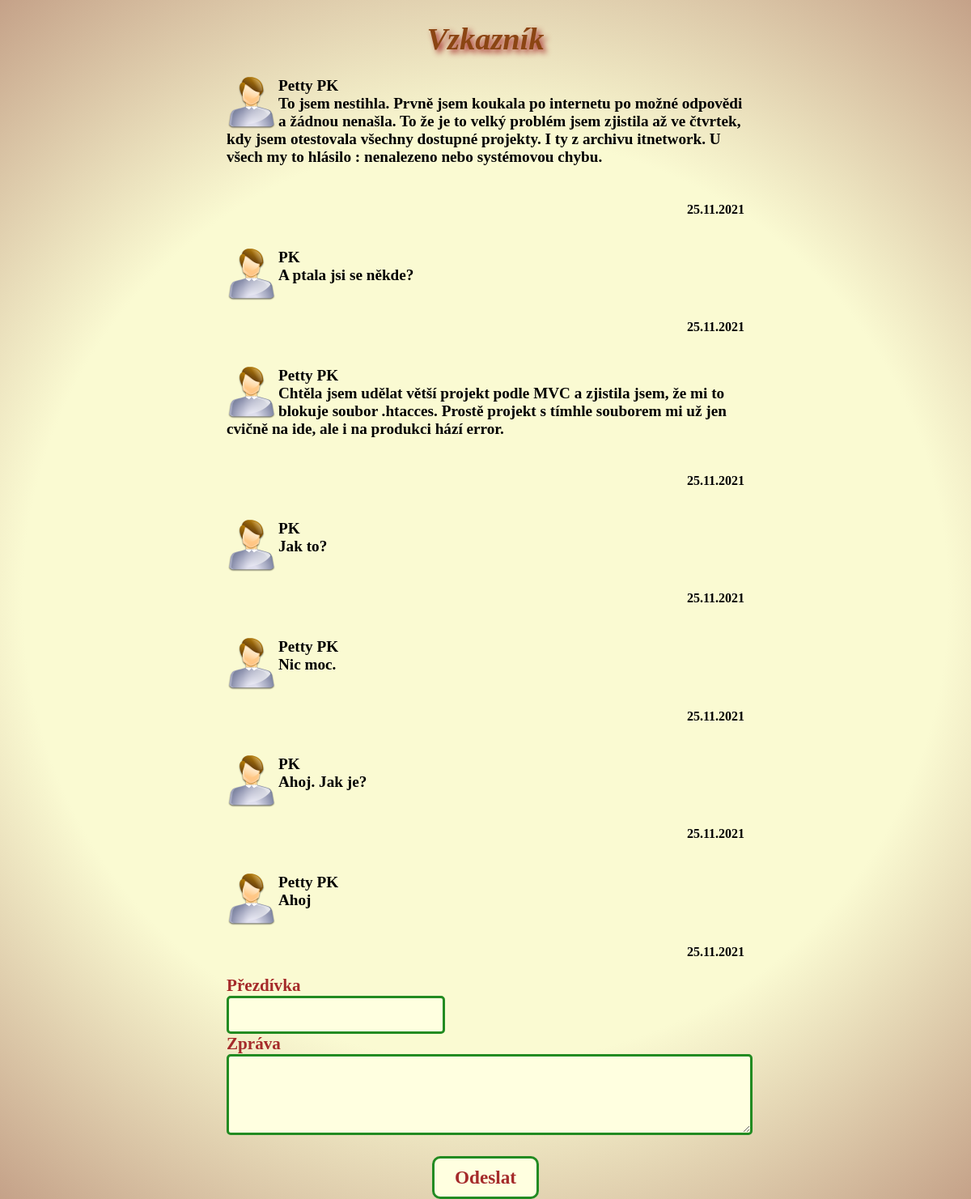
The page / on the database its author committed.
### tables this page shows
CREATE TABLE `zprava` (
  `zprava` int(11) NOT NULL,
  `prezdivka` varchar(40) NOT NULL,
  `obsah` text NOT NULL,
  `odeslano` datetime NOT NULL
);

### Databaze.php (called while the page is built)
<?php
class Databaze {
	private static $spojeni;
	private static $nastaveni = Array(
		PDO::ATTR_ERRMODE => PDO::ERRMODE_EXCEPTION,
		PDO::MYSQL_ATTR_INIT_COMMAND => "SET NAMES utf8",
		PDO::ATTR_EMULATE_PREPARES => false,
	);
	public static function pripoj($host, $uzivatel, $heslo, $databaze) {
		if (!isset(self::$spojeni)) {
			self::$spojeni = @new PDO(
				"mysql:host=$host;dbname=$databaze",
				$uzivatel,
				$heslo,
				self::$nastaveni
			);
		}
		return self::$spojeni;
	}
	public static function dotaz($sql, $parametry = array()) {
		$dotaz = self::$spojeni->prepare($sql);
		$dotaz->execute($parametry);
		return $dotaz;
	}
}

### Diskuze.php (the view, shortened to what this page needs)
<?php
class Diskuze {
	private $smajlici = array(
		':-)' => '<img src = "smajliky/smile.png">',
		':)' => '<img src = "smajliky/smile.png">',
		':-(' => '<img src = "smajliky/unhappy.png">',
		':(' => '<img src = "smajliky/unhappy.png">',
		':-D' => '<img src = "smajliky/grin.png">',
		':D' => '<img src = "smajliky/grin.png">',
		':-P' => '<img src = "smajliky/tongue.png">',
		':P' => '<img src = "smajliky/tongue.png">',
		':-O' => '<img src = "smajliky/suprised.png">',
		':O' => '<img src = "smajliky/suprised.png">',
		';-D' => '<img src = "smajliky/wink.png">',
		';D' => '<img src = "smajliky/wink.png">',
	);
	private function zformatujZpravu($zprava)
	{
		$zprava = htmlspecialchars($zprava);
		$zprava = strtr($zprava, $this->smajlici);
		$zprava = nl2br($zprava);
		return $zprava;
	}
	public function vypis()
	{
		$vysledek = Databaze::dotaz('SELECT * FROM `zprava` ORDER BY `odeslano` DESC LIMIT 10');
		$zpravy = $vysledek->fetchAll();
		foreach ($zpravy as $zprava)
		{
			echo('<p><img src="avatar.png" alt="avatar" style="float: left;"><strong>' . htmlspecialchars($zprava['prezdivka']) . '</strong><br />');
			echo($this->zformatujZpravu($zprava['obsah']) . '<br /><br />');
			echo('<p style="text-align: right;"><small>' . date("j.m.Y", strtotime($zprava['odeslano'])) . '</small></p>');
			echo('</p><div style="clear: both;"></div>');
		}
	}
}

### index.php (shortened to what this page needs)
<?php
$diskuze = new Diskuze();
?>
<!DOCTYPE html>
<html lang="cs-cz">
    <head>
        <link href="style.css" rel="stylesheet">
    </head>
    <body>
        <h1>Vzkazník</h1>
        <div style="width: 640px; margin: 0 auto;">
            <?php
            $diskuze->vypis();
            ?>
            <form method="post">
                Přezdívka<br />
                <input name="prezdivka" type="text" /><br />
                Zpráva<br />
                <textarea name="zprava" style="width: 100%"></textarea><br />
                <div style="text-align: center">
                    <input type="submit" value="Odeslat" />
                </div>
            </form>
        </div>
    </body>
</html>

### style.css (style rules this page uses)
body { font-family: Book Antiqua, serif; font-size: 1.2em; font-weight: bold; background-image: radial-gradient(circle, rgb(250,250,210)60%, rgba(139,69,19,0.5)); margin: 0px; }
h1 { color: #8B4513; text-align: center; font-family: Book Antiqua, serif; font-weight: bold; font-style: italic; text-shadow: 4px 4px 7px #A52A2A; }
p { font-family: Book Antiqua, serif; }
input[type="submit"] { background: #FFFFE0; color: brown; font-family: Book Antiqua, serif; font-weight: bold; font-size: 1.1em; padding: 5px 10px; border-radius: 10px; border: 3px solid #228B22; }
input[type="text"] { background: #FFFFE0; width: 250px; border-radius: 5px; border: 3px solid #228B22; padding: 0.3em; font-family: Book Antiqua; font-weight: bold; font-size: 1.1em; }
input[type="submit"] { padding: 10px 25px; display: block; margin: 0 auto; margin-top: 20px; }
textarea { background: #FFFFE0; border-radius: 5px; border: 3px solid #228B22; width: 483px; height: 90px; font-size: 0.9em; }
form { font-family: Book Antiqua, serif; font-size: 1.1em; font-weight: bold; color: brown; }

### rows shown on the page
zprava: prezdivka "Petty PK", obsah "To jsem nestihla. Prvně jsem koukala po internetu po možné odpovědi a žádnou nenašla. To že je to velký problém jsem zjistila až ve čtvrtek, kdy jsem otestovala všechny dostupné projekty. I ty z archivu itnetwork. U všech my to hlásilo : nenalezeno nebo systémovou chybu.", odeslano "25.11.2021"
zprava: prezdivka "PK", obsah "A ptala jsi se někde?", odeslano "25.11.2021"
zprava: prezdivka "Petty PK", obsah "Chtěla jsem udělat větší projekt podle MVC a zjistila jsem, že mi to blokuje soubor .htacces. Prostě projekt s tímhle souborem mi už jen cvičně na ide, ale i na produkci hází error.", odeslano "25.11.2021"
zprava: prezdivka "PK", obsah "Jak to?", odeslano "25.11.2021"
zprava: prezdivka "Petty PK", obsah "Nic moc.", odeslano "25.11.2021"
zprava: prezdivka "PK", obsah "Ahoj. Jak je?", odeslano "25.11.2021"
zprava: prezdivka "Petty PK", obsah "Ahoj", odeslano "25.11.2021"
